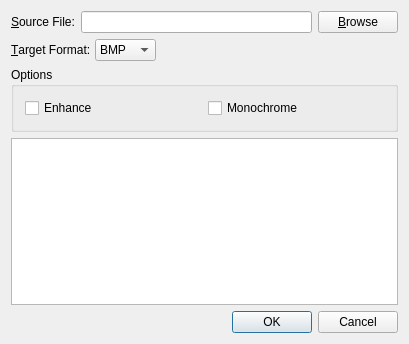
<?xml version="1.0" encoding="UTF-8"?>
<ui version="4.0">
 <class>ConvertDialogClass</class>
 <widget class="QDialog" name="ConvertDialogClass">
  <property name="geometry">
   <rect>
    <x>0</x>
    <y>0</y>
    <width>409</width>
    <height>344</height>
   </rect>
  </property>
  <property name="sizePolicy">
   <sizepolicy hsizetype="Fixed" vsizetype="Preferred">
    <horstretch>0</horstretch>
    <verstretch>0</verstretch>
   </sizepolicy>
  </property>
  <property name="windowTitle">
   <string>ConvertDialog</string>
  </property>
  <layout class="QGridLayout" name="gridLayout">
   <item row="0" column="0">
    <layout class="QHBoxLayout" name="horizontalLayout">
     <item>
      <widget class="QLabel" name="sourceFileLabel">
       <property name="text">
        <string>&amp;Source File:</string>
       </property>
       <property name="buddy">
        <cstring>sourceFilEdit</cstring>
       </property>
      </widget>
     </item>
     <item>
      <widget class="QLineEdit" name="sourceFilEdit"/>
     </item>
     <item>
      <widget class="QPushButton" name="browseButton">
       <property name="sizePolicy">
        <sizepolicy hsizetype="Fixed" vsizetype="Fixed">
         <horstretch>0</horstretch>
         <verstretch>0</verstretch>
        </sizepolicy>
       </property>
       <property name="text">
        <string>&amp;Browse</string>
       </property>
      </widget>
     </item>
    </layout>
   </item>
   <item row="1" column="0">
    <layout class="QHBoxLayout" name="horizontalLayout_2">
     <item>
      <widget class="QLabel" name="targetFormatLabel">
       <property name="sizePolicy">
        <sizepolicy hsizetype="Fixed" vsizetype="Preferred">
         <horstretch>0</horstretch>
         <verstretch>0</verstretch>
        </sizepolicy>
       </property>
       <property name="text">
        <string>&amp;Target Format:</string>
       </property>
       <property name="buddy">
        <cstring>targetFormatComboBox</cstring>
       </property>
      </widget>
     </item>
     <item>
      <widget class="QComboBox" name="targetFormatComboBox">
       <item>
        <property name="text">
         <string>BMP</string>
        </property>
       </item>
       <item>
        <property name="text">
         <string>EPS</string>
        </property>
       </item>
       <item>
        <property name="text">
         <string>GIF</string>
        </property>
       </item>
       <item>
        <property name="text">
         <string>JPEG</string>
        </property>
       </item>
       <item>
        <property name="text">
         <string>PNG</string>
        </property>
       </item>
       <item>
        <property name="text">
         <string>TIFF</string>
        </property>
       </item>
      </widget>
     </item>
     <item>
      <spacer name="spacer">
       <property name="orientation">
        <enum>Qt::Horizontal</enum>
       </property>
       <property name="sizeHint" stdset="0">
        <size>
         <width>40</width>
         <height>20</height>
        </size>
       </property>
      </spacer>
     </item>
    </layout>
   </item>
   <item row="2" column="0">
    <widget class="QGroupBox" name="groupBox">
     <property name="title">
      <string>Options</string>
     </property>
     <layout class="QHBoxLayout" name="horizontalLayout_3">
      <item>
       <widget class="QCheckBox" name="enhanceCheckBox">
        <property name="text">
         <string>Enhance</string>
        </property>
        <property name="shortcut">
         <string>Alt+E</string>
        </property>
       </widget>
      </item>
      <item>
       <widget class="QCheckBox" name="monochromeCheckBox">
        <property name="text">
         <string>Monochrome</string>
        </property>
        <property name="shortcut">
         <string>Alt+M</string>
        </property>
       </widget>
      </item>
     </layout>
    </widget>
   </item>
   <item row="3" column="0">
    <widget class="QTextEdit" name="outputTextEdit">
     <property name="readOnly">
      <bool>true</bool>
     </property>
    </widget>
   </item>
   <item row="4" column="0">
    <widget class="QDialogButtonBox" name="buttonBox">
     <property name="standardButtons">
      <set>QDialogButtonBox::Cancel|QDialogButtonBox::Ok</set>
     </property>
    </widget>
   </item>
  </layout>
 </widget>
 <layoutdefault spacing="6" margin="11"/>
 <tabstops>
  <tabstop>sourceFilEdit</tabstop>
  <tabstop>browseButton</tabstop>
  <tabstop>targetFormatComboBox</tabstop>
  <tabstop>enhanceCheckBox</tabstop>
  <tabstop>monochromeCheckBox</tabstop>
  <tabstop>outputTextEdit</tabstop>
 </tabstops>
 <resources>
  <include location="ConvertDialog.qrc"/>
 </resources>
 <connections/>
</ui>
